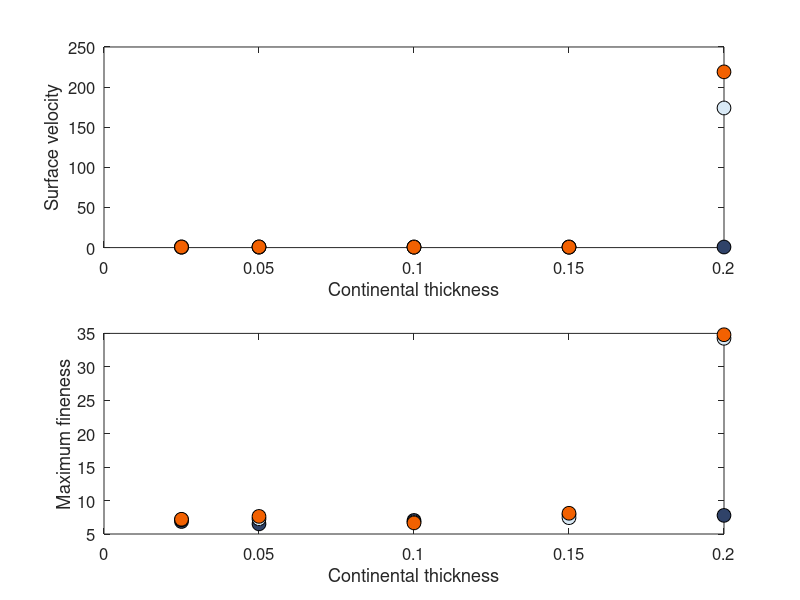

Here is the MATLAB script that generated this plot:
clear all;

cont_thickness = [0.2 0.15 0.1 0.05 0.025];

q10_fineness = [7.7842	7.8979	7.0358	6.514	6.8686];
q10_v = [7.11E-01	7.61E-01	6.47E-01	5.66E-01	0.5962];

q15_fineness = [34.2675	7.4412	6.7791	7.2771	7.1338];
q15_v = [1.74E+02	5.10E-01	6.40E-01	7.27E-01	6.89E-01];

q20_fineness = [34.7996	8.103	6.6622	7.6358	7.205];
q20_v = [2.19E+02	5.91E-01	5.83E-01	8.59E-01	7.39E-01];

subplot(2,1,1)
plot(cont_thickness,q10_v,'o',"MarkerEdgeColor","k", ...
    "MarkerFaceColor","#304369",'MarkerSize',10);
hold on
plot(cont_thickness,q15_v,'o',"MarkerEdgeColor","k", ...
    "MarkerFaceColor","#d9e9f5",'MarkerSize',10);
plot(cont_thickness,q20_v,'o',"MarkerEdgeColor","k", ...
    "MarkerFaceColor","#f26101",'MarkerSize',10);
xlabel('Continental thickness')
ylabel('Surface velocity')
set(gca,'FontSize',12)


subplot(2,1,2)
plot(cont_thickness,q10_fineness,'o',"MarkerEdgeColor","k", ...
    "MarkerFaceColor","#304369",'MarkerSize',10);
hold on
plot(cont_thickness,q15_fineness,'o',"MarkerEdgeColor","k", ...
    "MarkerFaceColor","#d9e9f5",'MarkerSize',10);
plot(cont_thickness,q20_fineness,'o',"MarkerEdgeColor","k", ...
    "MarkerFaceColor","#f26101",'MarkerSize',10);
xlabel('Continental thickness')
ylabel('Maximum fineness')
set(gca,'FontSize',12)
